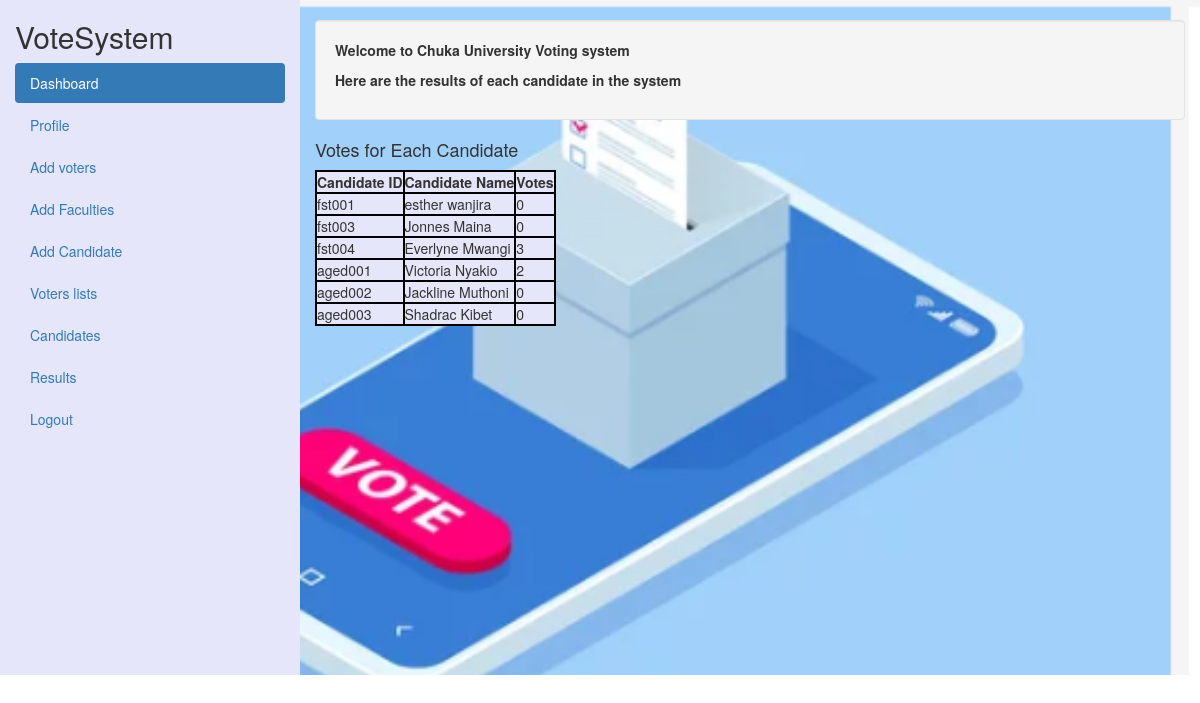
/admin/results.php, run on the app's committed database.
### tables this page shows
CREATE TABLE `candidates` (
  `id` int(255) NOT NULL,
  `candidate_no` varchar(255) NOT NULL,
  `regno` varchar(255) NOT NULL,
  `fullname` varchar(255) NOT NULL,
  `username` varchar(255) NOT NULL,
  `email` varchar(255) NOT NULL,
  `faculty` varchar(255) NOT NULL,
  `profile_image` varchar(255) NOT NULL
);

### admin/results.php (the view, shortened to what this page needs)
<!DOCTYPE html>
<html lang="en">
<head>
    <link rel="stylesheet" href="https://maxcdn.bootstrapcdn.com/bootstrap/3.4.1/css/bootstrap.min.css">
</head>
<body>
    <div class="container-fluid">
        <div class="row content">
            <div class="col-sm-3 sidenav hidden-xs">
                <h2>VoteSystem</h2>
                <ul class="nav nav-pills nav-stacked">
                    <li class="active"><a href="admindashboard.php">Dashboard</a></li>
                    <li><a href="adminprofile.php">Profile</a></li>
                    <li><a href="addvoters.php">Add voters</a></li>
                    <li><a href="addelection.php">Add Faculties </a></li>
                    <li><a href="addcandidate.php">Add Candidate</a></li>
                    <li><a href="voterslist.php">Voters lists</a></li>
                    <li><a href="editcandidates.php">Candidates</a></li>
                    <li><a href="results.php">Results</a></li>
                    <li><a href="index.php">Logout</a></li>
                </ul><br>
            </div>
            <br>
            <div class="col-sm-9">
                <div class="well">
                    <p style="font-weight:bolder;">Welcome to Chuka University Voting system</p>
                    <p style="font-weight:550;">Here are the results of each candidate in the system</p>
                </div>
                <?php
                $dbhost = "localhost";
                $dbuser = "root";
                $dbpass = "";
                $dbname = "votingsystem";
                if (!$conn = mysqli_connect($dbhost, $dbuser, $dbpass, $dbname)) {
                    die ("failed to connect!");
                }
                $candidates_query = "SELECT candidate_no, fullname FROM candidates";
                $candidates_result = $conn->query($candidates_query);
                if ($candidates_result->num_rows > 0) {
                    echo "<h4>Votes for Each Candidate</h4>";
                    echo "<table border='1'>";
                    echo "<tr><th>Candidate ID</th><th>Candidate Name</th><th>Votes</th></tr>";
                    while ($candidate = $candidates_result->fetch_assoc()) {
                        $candidate_no = $candidate["candidate_no"];
                        $fullname = $candidate["fullname"];
                        $votes_query = "SELECT COUNT(*) as vote_count FROM votes WHERE candidate_no = '$candidate_no'";
                        $votes_result = $conn->query($votes_query);
                        $votes_row = $votes_result->fetch_assoc();
                        $vote_count = $votes_row["vote_count"];
                        echo "<tr><td>$candidate_no</td><td>$fullname</td><td>$vote_count</td></tr>";
                    }
                    echo "</table>";
                } else {
                    echo "No candidates found.";
                }
                ?>
            </div>
        </div>
    </div>
</body>
</html>

### admin/results.php (style rules this page uses)
.row.content { height: 675px }
.sidenav { background-color: lavender; height: 100%; }
.container-fluid { background-image: url("assets/img/scr7.png"); background-size: cover; }
table, th, td { border: 2px solid black; background-color: lavender; }

### data on the page
candidates: candidate_no "fst001", fullname "esther wanjira", vote_count "0"
candidates: candidate_no "fst003", fullname "Jonnes Maina", vote_count "0"
candidates: candidate_no "fst004", fullname "Everlyne Mwangi", vote_count "3"
candidates: candidate_no "aged001", fullname "Victoria Nyakio", vote_count "2"
candidates: candidate_no "aged002", fullname "Jackline Muthoni", vote_count "0"
candidates: candidate_no "aged003", fullname "Shadrac Kibet", vote_count "0"
